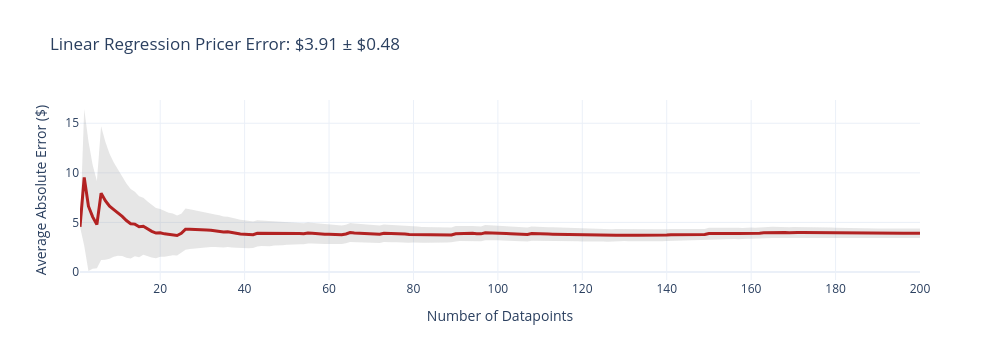
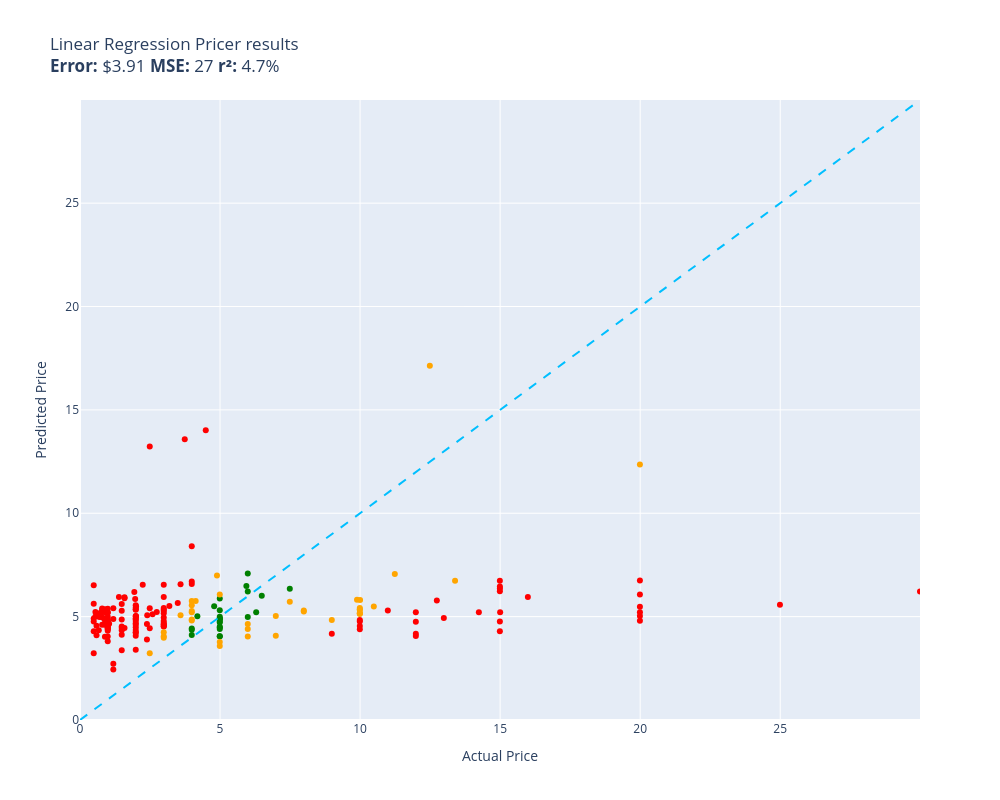

The notebook cell these images were saved under, in order:
### Code cell
evaluate(linear_regression_pricer, test)

### Figure 1 — Plotly figure (JSON) as saved in the notebook; plotly's stock layout.template omitted (floating-point values rounded to 4 significant figures; data arrays with more than 128 entries replaced by an {"elided": "..."} marker saying what was removed)
{"data": [{"fill": "toself", "fillcolor": "rgba(128,128,128,0.2)", "hoverinfo": "skip", "line": {"color": "rgba(255,255,255,0)"}, "name": "95% CI", "showlegend": false, "type": "scatter", "x": {"elided": "400 int values"}, "y": {"elided": "400 float values"}}, {"customdata": {"elided": "200x1 float values"}, "hovertemplate": "n=%{x}<br>Avg Error=$%{y:,.2f}<br>±95% CI=$%{customdata[0]:,.2f}<extra></extra>", "line": {"color": "firebrick", "width": 3}, "mode": "lines", "name": "Cumulative Avg Error", "type": "scatter", "x": {"elided": "200 int values"}, "y": {"elided": "200 float values"}}], "layout": {"height": 360, "showlegend": false, "title": {"text": "Linear Regression Pricer Error: $3.91 ± $0.48"}, "width": 1000, "xaxis": {"title": {"text": "Number of Datapoints"}}, "yaxis": {"title": {"text": "Average Absolute Error ($)"}}}}

### Figure 2 — Plotly figure (JSON) as saved in the notebook; plotly's stock layout.template omitted (floating-point values rounded to 4 significant figures; data arrays with more than 128 entries replaced by an {"elided": "..."} marker saying what was removed)
{"data": [{"customdata": {"elided": "137x1 str values"}, "hovertemplate": "%{customdata[0]}<extra></extra>", "legendgroup": "red", "marker": {"color": "red", "size": 6, "symbol": "circle"}, "mode": "markers", "name": "red", "orientation": "v", "showlegend": true, "type": "scatter", "x": {"elided": "137 float values"}, "xaxis": "x", "y": {"elided": "137 float values"}, "yaxis": "y"}, {"customdata": [["Path of Dragoon\nGuess=$5.02 Actual=$4.19"], ["RocketGirl\nGuess=$4.40 Actual=$4.99"], ["Rogue Rocks\nGuess=$4.05 Actual=$4.99"], ["Boomerang X\nGuess=$4.99 Actual=$4.99"], ["異星病毒Alien virus\nGuess=$4.88 Actual=$4.99"], ["Tanks of Freedom II\nGuess=$5.50 Actual=$4.79"], ["Fly, Glowfly!\nGuess=$4.05 Actual=$4.99"], ["Logical Now!\nGuess=$4.51 Actual=$4.99"], ["Food Factory\nGuess=$5.21 Actual=$6.29"], ["PAGO FOREST: DRAGON'S REVENGE\nGuess=$4.98 Actual=$5.99"], ["Ground Pounders\nGuess=$4.47 Actual=$4.99"], ["Elite Exorcist Miko\nGuess=$6.02 Actual=$6.49"], ["Songs Of Death\nGuess=$6.48 Actual=$5.94"], ["Unhack\nGuess=$4.12 Actual=$3.99"], ["对我好点！异世界HelloNewWorld\nGuess=$4.77 Actual=$4.99"], ["虚灯のセレスティア\nGuess=$4.88 Actual=$4.99"], ["Happy Neighbors\nGuess=$4.43 Actual=$3.99"], ["Petit Petit Petit\nGuess=$6.21 Actual=$5.99"], ["Destroy All Humans!\nGuess=$6.35 Actual=$7.49"], ["Chef Life: A Restaurant Simulator\nGuess=$7.09 Actual=$5.99"], ["The Ancient Lands\nGuess=$4.37 Actual=$3.99"], ["Mining Odyssey\nGuess=$4.72 Actual=$4.99"], ["Vanaris Tactics\nGuess=$4.91 Actual=$4.99"], ["Only Jump: GoHome回家\nGuess=$5.87 Actual=$4.99"], ["Epic Survivors\nGuess=$5.31 Actual=$4.99"]], "hovertemplate": "%{customdata[0]}<extra></extra>", "legendgroup": "green", "marker": {"color": "green", "size": 6, "symbol": "circle"}, "mode": "markers", "name": "green", "orientation": "v", "showlegend": true, "type": "scatter", "x": [4.19, 4.99, 4.99, 4.99, 4.99, 4.79, 4.99, 4.99, 6.29, 5.99, 4.99, 6.49, 5.94, 3.99, 4.99, 4.99, 3.99, 5.99, 7.49, 5.99, 3.99, 4.99, 4.99, 4.99, 4.99], "xaxis": "x", "y": [5.023, 4.403, 4.052, 4.992, 4.882, 5.498, 4.053, 4.515, 5.212, 4.985, 4.468, 6.015, 6.484, 4.116, 4.768, 4.88, 4.425, 6.212, 6.352, 7.085, 4.369, 4.72, 4.909, 5.872, 5.306], "yaxis": "y"}, {"customdata": [["橙天の銀翼　～スカイランドの魔女と巫女～\nGuess=$4.04 Actual=$5.99"], ["Foxlore\nGuess=$6.07 Actual=$4.99"], ["Arsene Lupin - Once a Thief\nGuess=$5.72 Actual=$7.49"], ["Up To Clouds\nGuess=$5.21 Actual=$3.99"], ["Old Salt\nGuess=$5.82 Actual=$9.89"], ["Forest Woodman\nGuess=$4.05 Actual=$2.99"], ["Astrometica\nGuess=$6.73 Actual=$13.39"], ["Purrfect Apawcalypse: Patches' Infurno\nGuess=$4.07 Actual=$6.99"], ["Three Defilements\nGuess=$5.12 Actual=$9.99"], ["MMI\nGuess=$5.25 Actual=$7.99"], ["Ark of Artemis\nGuess=$4.84 Actual=$8.99"], ["End of Edge\nGuess=$5.55 Actual=$3.99"], ["Beyond: Light Advent Collector's Edition\nGuess=$3.77 Actual=$4.99"], ["Age of Wonders Shadow Magic\nGuess=$3.23 Actual=$2.49"], ["Unicorn Dungeon\nGuess=$3.58 Actual=$4.99"], ["Betrayer: Curse of the Spine\nGuess=$5.16 Actual=$9.99"], ["HexLab\nGuess=$4.86 Actual=$3.99"], ["Dracologic\nGuess=$4.64 Actual=$5.99"], ["Police Adventure\nGuess=$3.98 Actual=$2.99"], ["幻想修仙世界\nGuess=$5.03 Actual=$6.99"], ["Go For Launch: Mercury\nGuess=$4.82 Actual=$3.99"], ["Thrills & Chills - Roller Coasters\nGuess=$4.25 Actual=$2.99"], ["Deep Voyage\nGuess=$4.41 Actual=$5.99"], ["Mega City Force\nGuess=$7.06 Actual=$11.24"], ["Deadside\nGuess=$17.14 Actual=$12.49"], ["Deathstate: Abyssal Edition\nGuess=$5.42 Actual=$9.99"], ["Achilles: Survivor\nGuess=$6.99 Actual=$4.89"], ["R-Type Final 2\nGuess=$12.36 Actual=$19.99"], ["Vox Populi: Australia 2025\nGuess=$5.07 Actual=$3.59"], ["Forest Golf Planner\nGuess=$5.75 Actual=$4.13"], ["Gold's Dungeon\nGuess=$5.75 Actual=$3.99"], ["NUKITASHI\nGuess=$5.36 Actual=$9.99"], ["CHROMA+ELEKTRON\nGuess=$5.49 Actual=$10.49"], ["Zombocalypse\nGuess=$5.27 Actual=$3.99"], ["Underponder\nGuess=$5.18 Actual=$9.99"], ["Uberlaufer\nGuess=$5.81 Actual=$10.00"], ["Blockworks\nGuess=$5.32 Actual=$9.99"], ["9 Years of Shadows\nGuess=$5.30 Actual=$7.99"]], "hovertemplate": "%{customdata[0]}<extra></extra>", "legendgroup": "orange", "marker": {"color": "orange", "size": 6, "symbol": "circle"}, "mode": "markers", "name": "orange", "orientation": "v", "showlegend": true, "type": "scatter", "x": [5.99, 4.99, 7.49, 3.99, 9.89, 2.99, 13.39, 6.99, 9.99, 7.99, 8.99, 3.99, 4.99, 2.49, 4.99, 9.99, 3.99, 5.99, 2.99, 6.99, 3.99, 2.99, 5.99, 11.24, 12.49, 9.99, 4.89, 19.99, 3.59, 4.13, 3.99, 9.99, 10.49, 3.99, 9.99, 10.0, 9.99, 7.99], "xaxis": "x", "y": [4.045, 6.067, 5.718, 5.213, 5.818, 4.045, 6.73, 4.069, 5.121, 5.253, 4.838, 5.545, 3.771, 3.227, 3.579, 5.162, 4.856, 4.643, 3.984, 5.031, 4.815, 4.247, 4.407, 7.065, 17.14, 5.422, 6.994, 12.36, 5.068, 5.754, 5.754, 5.357, 5.491, 5.268, 5.182, 5.807, 5.319, 5.296], "yaxis": "y"}, {"hoverinfo": "skip", "line": {"color": "deepskyblue", "dash": "dash", "width": 2}, "mode": "lines", "name": "y = x", "showlegend": false, "type": "scatter", "x": [0, 29.99], "y": [0, 29.99]}], "layout": {"height": 800, "legend": {"title": {"text": "color"}, "tracegroupgap": 0}, "showlegend": false, "title": {"text": "Linear Regression Pricer results<br><b>Error:</b> $3.91 <b>MSE:</b> 27 <b>r²:</b> 4.7%"}, "width": 1000, "xaxis": {"anchor": "y", "domain": [0, 1], "range": [0, 29.99], "title": {"text": "Actual Price"}}, "yaxis": {"anchor": "x", "domain": [0, 1], "range": [0, 29.99], "title": {"text": "Predicted Price"}}}}
